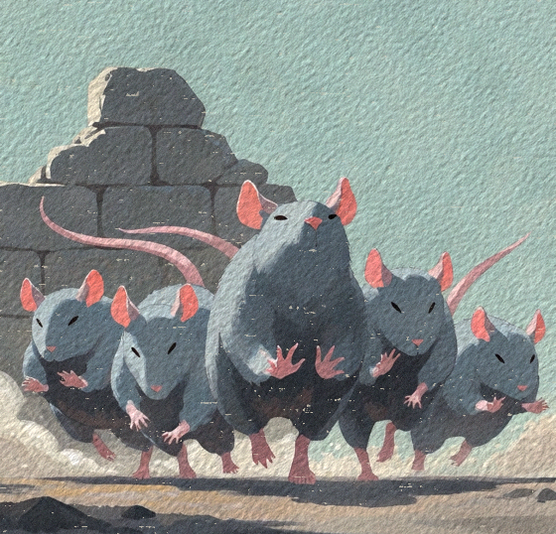
#> input picture arte_ia/final_novo/rat_tide.png, 556 x 534 px, found by its file name
$ python paint_gallery.py ../../arte_ia/final_novo/rat_tide.png ../../arte_ia/final_novo/rat_tide.png
#> lines starting #> are read from the running program, lines starting #| are printed output that depends on the picture
"""Pranchas de comparação do mundo pintado (docs/MUNDO_PINTADO.md).

Uso: python -I tools/art/paint_gallery.py <pasta das fotos> <pasta de saída>
Lê v<n>_<cena>.png (tools/art/capture_paint.sh) e grava, por cena, uma prancha 2 colunas x 5 linhas com o nome de
cada variação, mais uma carta da Rainha da Peste de referência no canto da primeira.
"""
import sys
from pathlib import Path
from PIL import Image, ImageDraw, ImageFont

NAMES = ["0 · Sem guache (hoje)", "S1 · Guache chapado", "S2 · Aguado", "S3 · Pincel largo",
         "T1 · IA dabs largos", "T2 · IA aguado", "T3 · IA pincel seco",
         "C1 · Chapado + IA dabs", "C2 · Aguado + IA aguado", "C3 · Pincel largo + IA pincel seco"]
SCENES = {"run": "Começo da run", "arena": "Arena do chefe", "mesa": "Mesa do menu"}
ROOT = Path(__file__).resolve().parents[2]


def font(sz):
#> called with sz = 30
    for f in ["AlegreyaSans-Bold.ttf", "Alegreya-VF.ttf"]:
        p = ROOT / "assets" / "fonts" / f
        if p.exists():
            return ImageFont.truetype(str(p), sz)
    return ImageFont.load_default()


def main():
    src, out = Path(sys.argv[1]), Path(sys.argv[2])
    out.mkdir(parents=True, exist_ok=True)
    W, H, PAD, LAB = 960, 540, 12, 46
    f = font(30)
    ref = Image.open(ROOT / "assets" / "cards" / "rat_tide.png").convert("RGB").resize((180, 173))
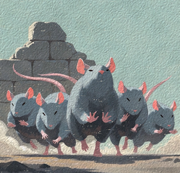
#> ref: PIL image 180x173 RGB; mean R, G, B 136.7, 143.9, 140.6
    for key, title in SCENES.items():
        have = [v for v in range(10) if (src / f"v{v}_{key}.png").exists()]
        rows = (len(have) + 1) // 2
        sheet = Image.new("RGB", (2 * W + 3 * PAD, rows * (H + LAB + PAD) + PAD + 60), (236, 228, 212))
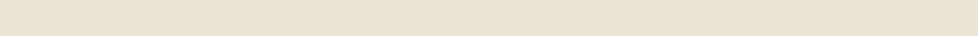
#> sheet: PIL image 1956x72 RGB (shown at 1/2 size); mean R, G, B 236, 228, 212
        d = ImageDraw.Draw(sheet)
        d.text((PAD, 12), f"{title} — escolha a variação", fill=(60, 40, 30), font=font(38))
        for i, v in enumerate(have):
            x = PAD + (i % 2) * (W + PAD)
            y = 60 + PAD + (i // 2) * (H + LAB + PAD)
            d.text((x + 4, y + 6), NAMES[v], fill=(60, 40, 30), font=f)
            im = Image.open(src / f"v{v}_{key}.png").convert("RGB").resize((W, H), Image.LANCZOS)
            sheet.paste(im, (x, y + LAB))
            if v == 0:
                sheet.paste(ref, (x + W - 190, y + LAB + 10))
        sheet.save(out / f"comparar_{key}.jpg", quality=88)
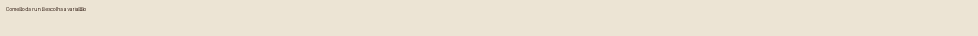
#> saved as comparar_run.jpg: PIL image 1956x72 RGB (shown at 1/2 size); mean R, G, B 235.5, 227.5, 211.5
        print("ok", out / f"comparar_{key}.jpg", len(have), "variações")


if __name__ == "__main__":
    main()
